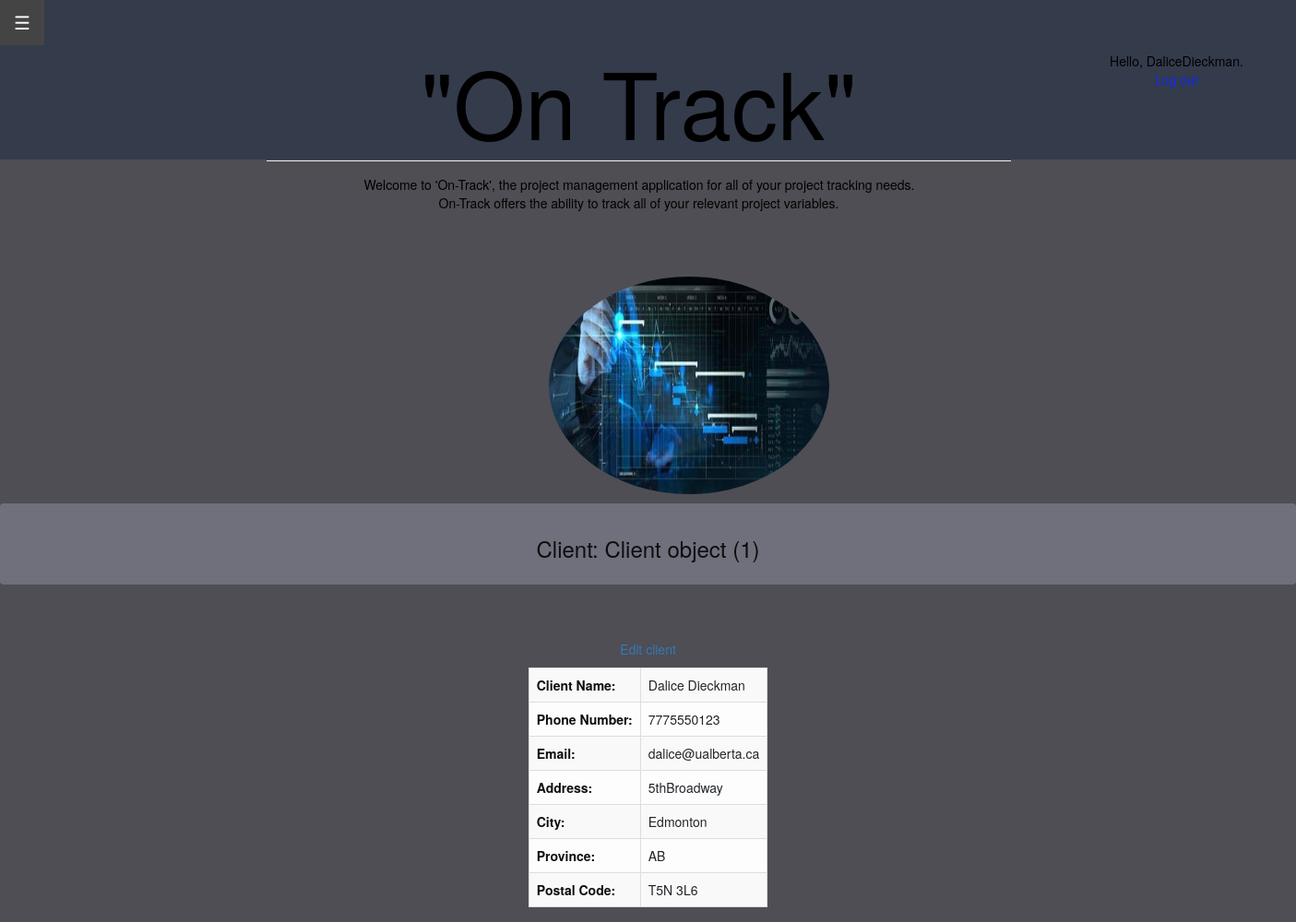
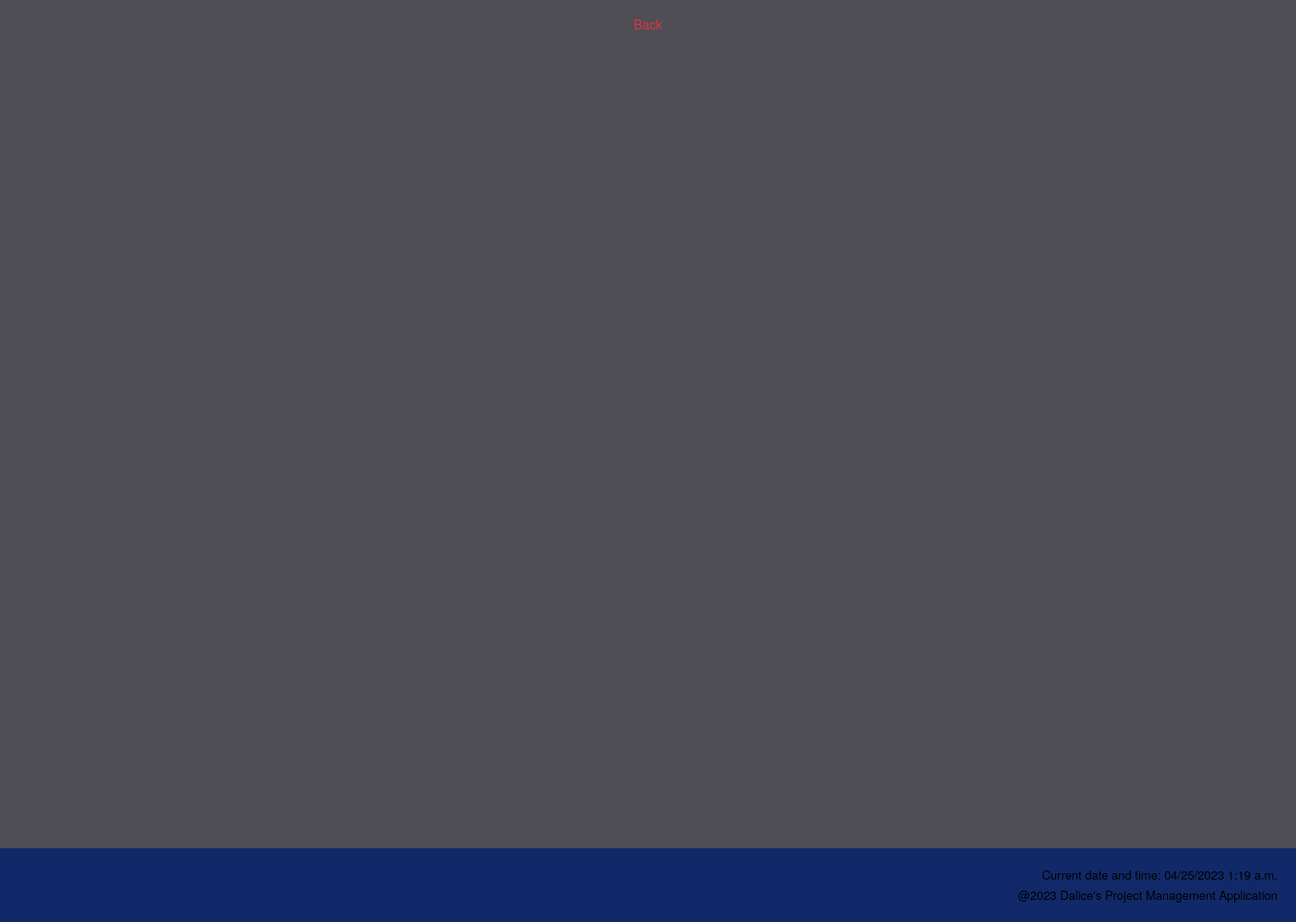
The app's page /client/1 (signed in) with its own data (2 pictures, top to bottom).
### project_app/models.py (models this page shows)
class Client(models.Model):
    id = models.AutoField(primary_key=True, unique=True)
    name = models.CharField(max_length=100, null=False)
    phone_no = models.IntegerField(null=True)
    email = models.CharField(max_length=100, null=True)
    address = models.CharField(max_length=100, null = False)
    city = models.CharField(max_length=20)
    province = models.CharField(max_length=20)
    postal_code = models.CharField(max_length=20)

### project_app/views.py (the view)
# urls.py: path('client/<int:client_ID>', views.client, name = 'client'),
@login_required
def client(request, client_ID):
    client_ = Client.objects.get(id=client_ID)
    context = {'client':client_}
    return render(request, 'project_app/client.html', context)

### project_app/templates/project_app/client.html
{% extends 'project_app/base.html' %}
{% block content %}
<body style="background-color:#f6faf7">
<div class="alert alert-dark" role="alert" style="background-color: rgb(111, 112, 124);">
<h3  style="color:rgb(14, 13, 13)"><center>Client: <span style="color:rgb(14, 13, 13)">{{ client }}</span><center></h3>
</div>
<center>
<table style="width: 90%" class="table table-light table-striped table-bordered table-hover w-auto">
    <tr><th style="text-align: left; color:rgb(14, 13, 13)">Client Name:</th>
    <td> {{ client.name }} </td></tr>
    <tr><th style="text-align: left; color:rgb(14, 13, 13)">Phone Number:</th>
    <td> {{ client.phone_no }} </td></tr>
    <tr><th style="text-align: left; color:rgb(14, 13, 13)">Email:</th>
    <td> {{ client.email }} </td></tr>
    <tr><th style="text-align: left; color:rgb(14, 13, 13)">Address:</th>
    <td> {{ client.address }} </td></tr>
    <tr><th style="text-align: left; color:rgb(14, 13, 13)">City:</th>
    <td> {{ client.city }} </td></tr>
    <tr><th style="text-align: left; color:rgb(14, 13, 13)">Province:</th>
    <td> {{ client.province }} </td></tr>
    <tr><th style="text-align: left; color:rgb(14, 13, 13)">Postal Code:</th>
    <td> {{ client.postal_code }} </td></tr>
    <br><br>
    <p><a href="{% url 'project_app:edit_client' client.id %}">Edit client</a></p>
</table>
<div style="padding:5px"><a href="{% url 'project_app:clients' %}" class="btn btn-outline-danger" role="button" aria-pressed="true">Back</a></div>
</center>
</body>
{% endblock content %}

### project_app/templates/project_app/base.html (shortened to what this page needs)
<!DOCTYPE html>
{% load static %}
<html>
    <head>
        <div class="header">
        </div>
        <div class="second-header">
        </div>
        <link rel="stylesheet" href="https://stackpath.bootstrapcdn.com/bootstrap/4.3.1/css/bootstrap.min.css">
        <link rel="stylesheet" href="https://maxcdn.bootstrapcdn.com/bootstrap/3.4.1/css/bootstrap.min.css">
    </head>
    <head>
        <link rel="stylesheet" href="https://maxcdn.bootstrapcdn.com/bootstrap/3.4.1/css/bootstrap.min.css">
    </head>
        <body style="color: black;"></body><br><br>
    <div id="main">
        <button class="openbtn" onclick="openNav()">&#9776; </button>
    </div>
    <body>
        <div style = "text-align: center;">
    <div id="content" name="content" class="main">
        <div class="row justify-content-center">
            <div class="col-8">
                <h1 class = "mt-2" style="font-size: 100px;">"On Track"</h1>
                <hr class = "mt-0 mb-4">
                <p class = "indent"> Welcome to 'On-Track', the project management application for all of your project tracking needs.<br>
                    On-Track offers the ability to track all of your relevant project variables.
                <br>
                <div style="position: absolute; top: 0; right: -250px;" class="btn btn-outline-dark btn-rounded" data-mdb-ripple-color="dark">
                    {% if user.is_authenticated %}
                    <div style="color: #000000;">Hello, {{ user.username }}.</div>
                        <a style="color: #0d29f8;"  href="{% url 'users:logout' %}">Log out</a>
                    {% else %}
                        <a style="color: #0d29f8;" href="{% url 'users:register' %}">Register</a> -
                        <a style="color: #0d29f8;" href="{% url 'users:login' %}">Log in</a>
                    {% endif %}
                </div>
                <br><br><br>
                <div class = "container">
                    <div class = "image-container">
                        {% load static %} <img src = "{% static 'project_app/media/Home_page.jpg'  %}"  class = "img-circle" alt = "AWS Logo" width = "304" height = "236">
                    </div>
                </div>
                </p>
            </div>
        <div id = "content" name = "content" class="main">
        </div>
        </div>
    </div>
    </body>
        <body>
        </body>
        <footer>
            <p class = "p">Current date and time: {% now "SHORT_DATETIME_FORMAT" %} </p>
            <p class = "p">@2023 Dalice's Project Management Application</p>
        </footer>
        </html>
    {% block content %}
  {% endblock content %}

### project_app/templates/project_app/base.html (style rules this page uses)
.header { position: absolute; top: 0; left: 0; width: 100%; height: 2000px; background-color: #4e4e54; color: #fff; text-align: center; padding: 20px; box-sizing: border-box; z-index: -5; }
.second-header { position: absolute; z-index: -3; top: 0; left: 0; background-color:#333a4bea; color: #333; padding: 10px; height: 173px; width: 100%; }
.openbtn { font-size: 20px; cursor: pointer; background-color: #111; color: white; padding: 10px 15px; border: none; }
.main { margin-left:160px; padding: 0px 10px; }
h1 { font-family: 'Times New Roman', Times, serif; font-size: 50px; font-weight: bolder; color: #040404; }
.image-container { float: right; margin: 0 0 0 -225px; }
.container { display: flex; flex-direction: column; }
.indent { text-indent: 1px; }
footer { position: fixed; bottom: 0; width: 100%; height: 80px; background-color: #0c276aea; color: #000000; text-align: right; padding: 20px; position: fixed; left: 0; font-size: small; }
.p { margin-bottom: 0.3em; }

### records on screen
Client: id "Client object (1)", name "Dalice Dieckman", phone_no "7775550123", email "dalice@ualberta.ca", address "5thBroadway", city "Edmonton", province "AB", postal_code "T5N 3L6"

### other values on screen
{{ user.username }} "DaliceDieckman"
